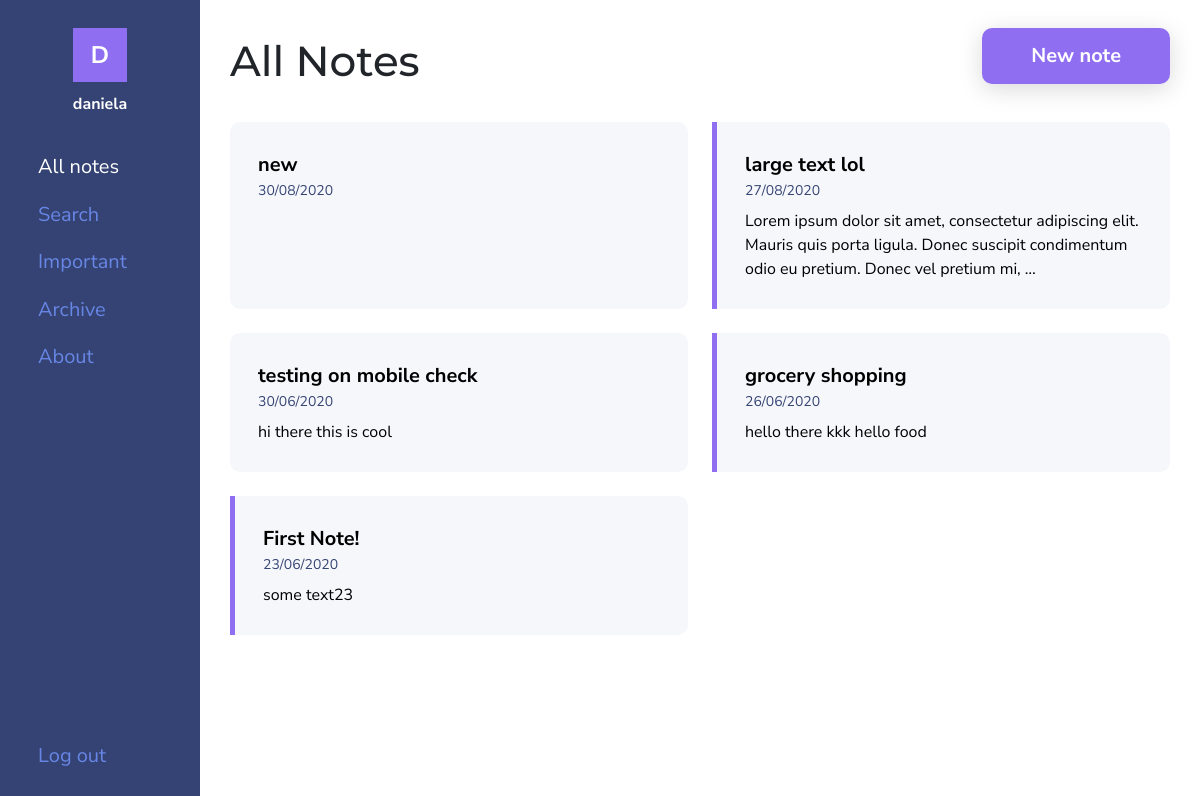
/notes/ (signed in), run on an earlier commit of the app's database.
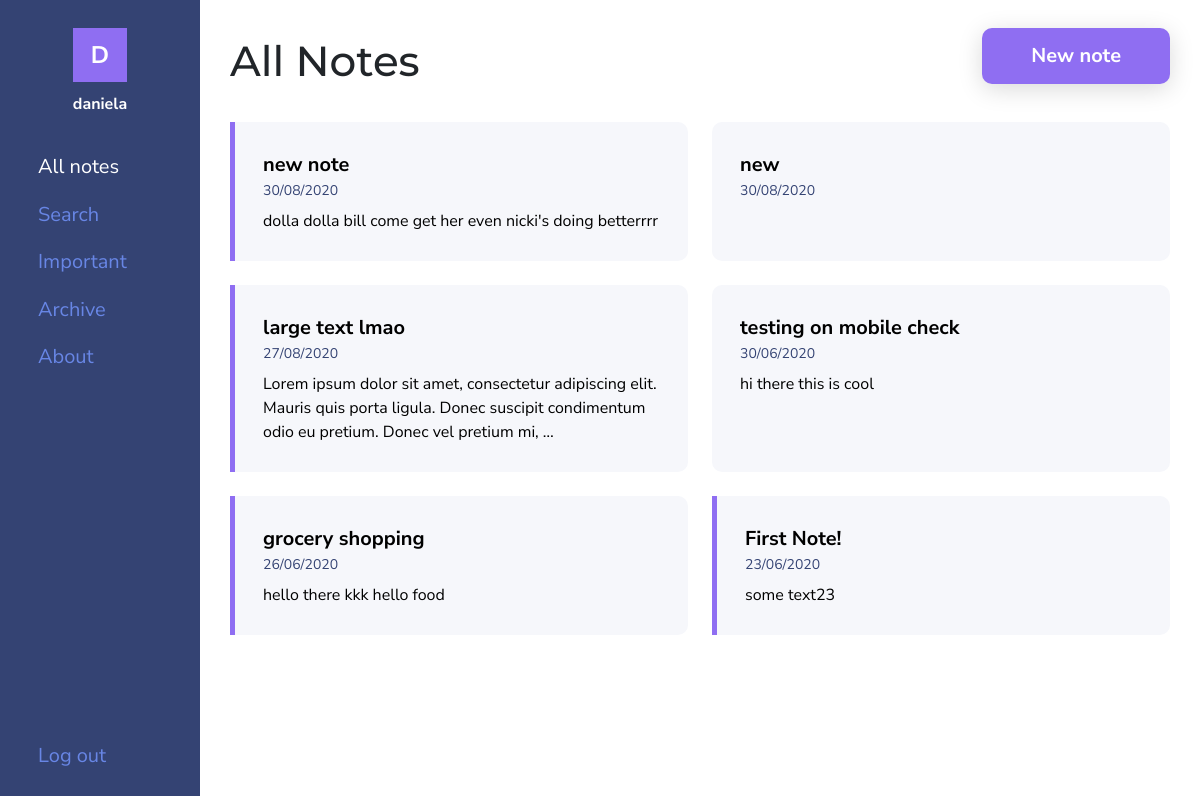
And on a later commit of the database.
### notes/models.py (models this page shows, shortened)
class Note(models.Model):
    title = models.CharField(max_length=100, blank=True)
    text = HTMLField(blank=True)
    date = models.DateTimeField(auto_now_add=True)
    important = models.BooleanField(default=False)
    archive = models.BooleanField(default=False)
    user = models.ForeignKey(User, on_delete=models.CASCADE)

### notes/views.py (the view)
# urls.py: path('notes/', views.notes, name='notes'),
def notes(request):
    usernotes = Note.objects.filter(user=request.user, archive=False).order_by('-date')
    active = 'noteLink'
    return render(request, 'notes/notes.html', {'notes': usernotes, 'active': active})

### notes/templates/notes/notes.html (shortened to what this page needs)
{% load static %}
<!DOCTYPE html>
<html>
<head>
    <link rel="stylesheet" href="https://stackpath.bootstrapcdn.com/bootstrap/4.5.0/css/bootstrap.min.css">
    <link rel="stylesheet" href="https://cdnjs.cloudflare.com/ajax/libs/material-design-icons/3.0.1/iconfont/material-icons.min.css">
    <link rel="stylesheet" type="text/css" href="{% static 'notes/style.css' %}">
    <link rel="stylesheet" type="text/css" href="{% static 'notes/notes.css' %}">
</head>
<body>
    <div class="container-fluid">
        <div class="row" id="mainRow">
            {% include "notes/navbar.html" %}
            <div class="col-sm-9 col-md-10 col-lg-10" id="content">
                <div class="container">
                    <div>
                        <h1>All Notes</h1>
                        <a href="{% url 'add' %}" class="btn medium-text">New note</a>
                    </div>
                    {% if notes %}
                    <div id="notes">
                        <ul>
                            {% for note in notes %}
                            <li class="note {% if note.important %} important{% endif %}">
                                <a href="{% url 'note' note.id %}">
                                    <div class="medium-text"><b>{{ note.title|truncatechars:50 }}</b></div>
                                    <div class="date">{{ note.date|date:'d/m/Y' }}</div>
                                    {% if note.text %}
                                    <div class="note-text">{{ note.text|striptags|truncatechars:150 }}</div>
                                    {% endif %}
                                </a>
                            </li>
                            {% endfor %}
                        </ul>
                    </div>
                    {% else %}
                    <div id="noNotes">
                        <p class="text-center medium-text">You don't have any notes. <a href="{% url 'add' %}">Create a new note.</a></p>
                    </div>
                    {% endif %}
                </div>
            </div>
        </div>
    </div>
</body>
</html>

What changed in the data, as far as the page shows it:
added Note: title "new note", date "30/08/2020", text "dolla dolla bill come get her even nicki's doing betterrrr"
changed Note: title "large text lol" → "large text lmao"
